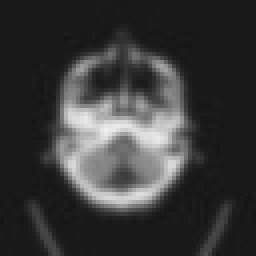
#> input picture denoised_ista/denoised_ista_000001.jpeg, 64 x 64 px, found by its file name (shown 4 times larger)
$ python general_sharpening_kernel.py
#> lines starting #> are read from the running program, lines starting #| are printed output that depends on the picture
import cv2
import numpy as np

kernel = np.array([[0, -1, 0],
                   [-1, 5, -1],
                   [0, -1, 0]], dtype=np.float32)  # Sharpen kernel

# Read image (grayscale for edge detection/sharpening)
img = cv2.imread("denoised_ista\denoised_ista_000001.jpeg", cv2.IMREAD_GRAYSCALE)
#> img is the input picture: shape (64, 64); min 20, max 240, mean 56.8

# Convolve with kernel
filtered_img = cv2.filter2D(img, -1, kernel)
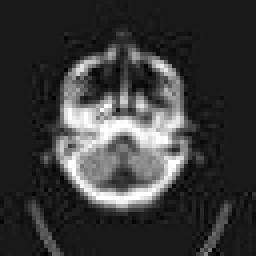
#> filtered_img: shape (64, 64) (shown 4 times larger); min 0, max 255, mean 56.7

# Save result
cv2.imwrite("general_sharpening_kernel.png", filtered_img)
print("✅ Output saved as output.png")
